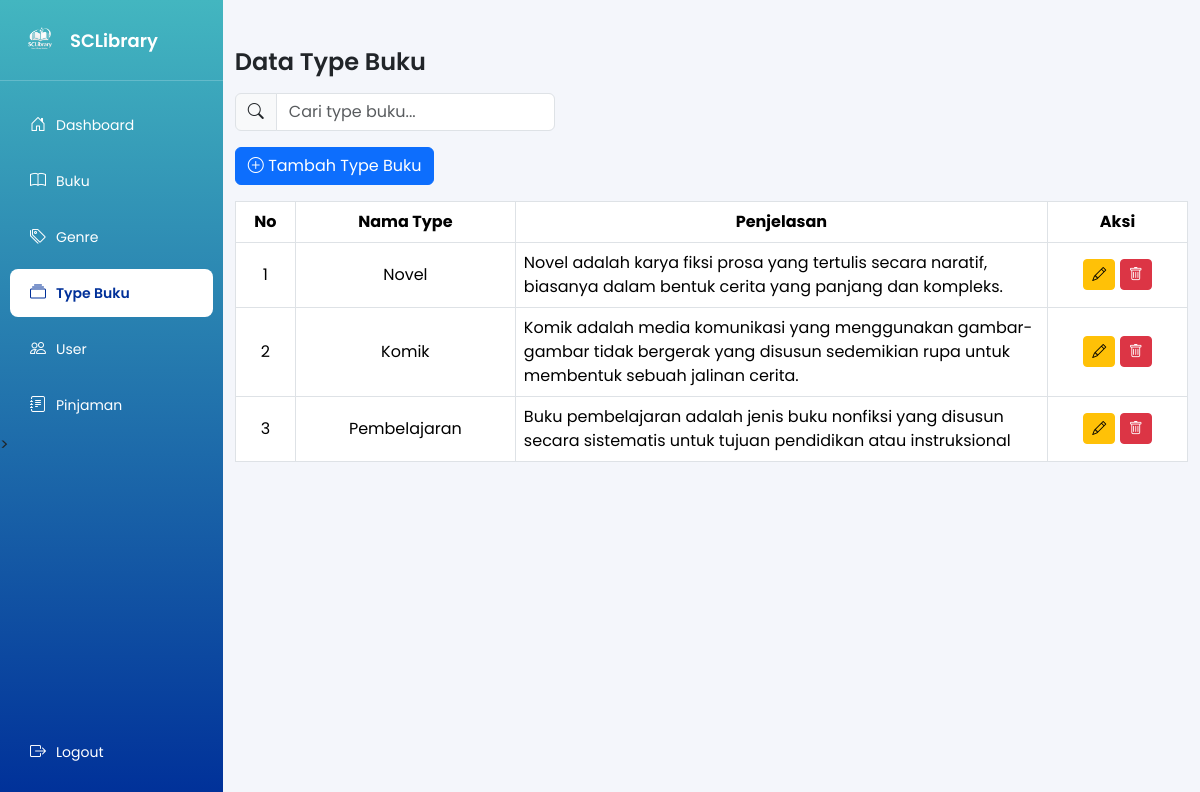
The app's page /admin/type_buku.php (signed in) with its own data.
### tables this page shows
CREATE TABLE `type_buku` (
  `id_type` int(11) NOT NULL,
  `nama_type` varchar(100) NOT NULL,
  `penjelasan` text NOT NULL
);

### admin/type_buku.php (the view, shortened to what this page needs)
<?php
require_once "../config/config.php";
$keyword = $_GET['search'] ?? '';
$like = "%$keyword%";
$stmt = $conn->prepare(
    "SELECT * FROM type_buku WHERE nama_type LIKE ? ORDER BY id_type DESC"
);
$stmt->bind_param("s", $like);
$stmt->execute();
$result = $stmt->get_result();
?>
<!DOCTYPE html>
<html lang="id">
<head>
<link href="https://cdn.jsdelivr.net/npm/bootstrap@5.3.3/dist/css/bootstrap.min.css" rel="stylesheet">
<link href="https://cdn.jsdelivr.net/npm/bootstrap-icons/font/bootstrap-icons.css" rel="stylesheet">
</head>
<body>
 <div class="dashboard-container">
<?php include 'navbar.php'; ?>
<main>
<div class="container mt-5">
<h4 class="page-title mb-3">Data Type Buku</h4>
<form method="GET" class="mb-3">
<div class="input-group" style="max-width:320px">
<span class="input-group-text"><i class="bi bi-search"></i></span>
<input type="text" name="search" class="form-control"
placeholder="Cari type buku..."
value="<?= htmlspecialchars($keyword) ?>">
</div>
</form>
<button class="btn btn-primary mb-3" data-bs-toggle="modal" data-bs-target="#modalTambah">
<i class="bi bi-plus-circle"></i> Tambah Type Buku
</button>
<table class="table table-bordered text-center align-middle">
<thead>
<tr>
<th width="60">No</th>
<th width="220">Nama Type</th>
<th>Penjelasan</th>
<th width="140">Aksi</th>
</tr>
</thead>
<tbody>
<?php if($result->num_rows > 0): $no=1; ?>
<?php while($row = $result->fetch_assoc()): ?>
<tr>
<td><?= $no++ ?></td>
<td><?= htmlspecialchars($row['nama_type']) ?></td>
<td class="text-start"><?= htmlspecialchars($row['penjelasan']) ?></td>
<td>
<button class="btn btn-warning btn-sm"
data-bs-toggle="modal"
data-bs-target="#edit<?= $row['id_type'] ?>">
<i class="bi bi-pencil"></i>
</button>
<a href="?hapus=<?= $row['id_type'] ?>"
onclick="return confirm('Hapus type buku ini?')"
class="btn btn-danger btn-sm">
<i class="bi bi-trash"></i>
</a>
</td>
</tr>
<?php endwhile; else: ?>
<tr>
<td colspan="4" class="text-muted">Data type buku belum tersedia</td>
</tr>
<?php endif; ?>
</tbody>
</table>
</div>
</main>
</div>
</body>
</html>

### admin/type_buku.php (style rules this page uses)
body { font-family:'Poppins',sans-serif; background:#f5f6fa; }
.page-title { font-weight:600; }
.table thead { background:#e9ecef; }
.dashboard-container { display:flex; }

### admin/navbar.php (style rules this page uses)
body { background:#f4f6fb; }

### records on screen
type_buku: nama_type "Novel", penjelasan "Novel adalah karya fiksi prosa yang tertulis secara naratif, biasanya dalam bentuk cerita yang panjang dan kompleks."
type_buku: nama_type "Komik", penjelasan "Komik adalah media komunikasi yang menggunakan gambar-gambar tidak bergerak yang disusun sedemikian rupa untuk membentuk sebuah jalinan cerita."
type_buku: nama_type "Pembelajaran", penjelasan "Buku pembelajaran adalah jenis buku nonfiksi yang disusun secara sistematis untuk tujuan pendidikan atau instruksional"
